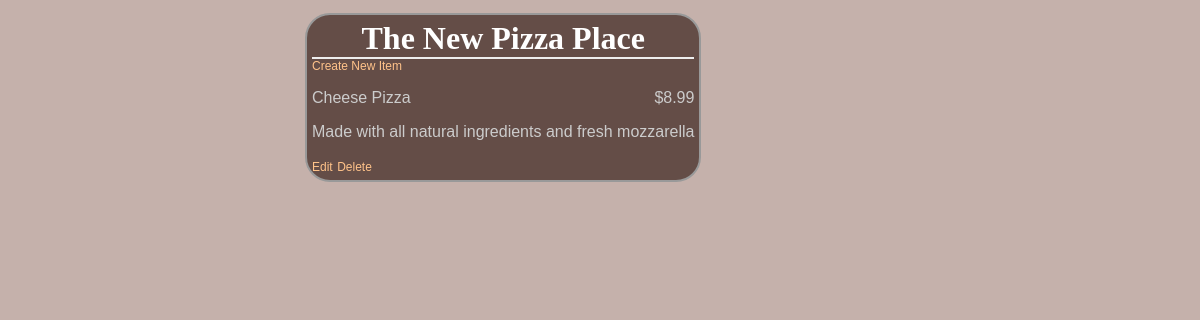
Screenshot of /restaurants/4/menu with the database file from the repository.
### database_setup.py (models this page shows, shortened)
class Restaurant(Base):
    __tablename__ = 'restaurant'
    name = Column(String(80), nullable=False)
    id = Column(Integer, primary_key=True)

class MenuItem(Base):
    __tablename__ = 'menu_item'
    name = Column(String(80), nullable=False)
    id = Column(Integer, primary_key=True)
    course = Column(String(250))
    description = Column(String(250))
    price = Column(String(8))
    restaurant_id = Column(Integer, ForeignKey('restaurant.id'))
    restaurant = relationship(Restaurant)

### project.py (the view)
@app.route('/')
@app.route('/restaurants/<int:restaurant_id>/menu')
def restaurantMenu(restaurant_id):
    print("restaurant_id:"+str(restaurant_id))
    restaurant = session.query(Restaurant).filter_by(
        id=restaurant_id).first()
    items = session.query(MenuItem).filter_by(restaurant_id=restaurant_id)
    return render_template("menu.html", restaurant=restaurant, items=items)

### templates/menu.html (shortened to what this page needs)
<html>
<head>
	<link rel=stylesheet type=text/css href="{{ url_for('static', filename='styles.css') }}">
	</head>
	<body>
	<div class = 'pane'>
		<div class = 'header'>
		<h1>{{ restaurant.name }}</h1>
	</div>
	<a href = '{{url_for('newMenuItem', restaurant_id = restaurant.id) }}'>Create New Item</a>
		{% for i in items %}
    <div class = 'nameAndPrice'>
		<span class = 'name'><p>{{i.name}}</p></span>
		<span class = 'price'>
		<p>{{i.price}} </p>
	</span>
	</div>
	<div class = 'description'>
		<p>{{i.description}}</p>
	</div>
	<div class = "editdeletepane">
	<a href='{{url_for('editMenuItem',restaurant_id = restaurant.id, menu_id=i.id)}}' >Edit</a>
	<a href='{{url_for('deleteMenuItem', restaurant_id = restaurant.id, menu_id=i.id)}}' >
	Delete</a>
	</div>
		{% endfor %}
</div>
	</body>
</html>

### static/styles.css (style rules this page uses)
body { font-family: sans-serif; background-color: #c5b1ab }
h1, h2, h3, h4 { color: #ffffff; }
h1, h2 { font-family: 'georgia', serif; margin: 0; }
h1 { border-bottom: 2px solid #eee; }
p, dd, dt { color: #cccccc; }
a { text-decoration: none; color: #ffc38a; font-size: .75em; }
.pane { position: absolute; left: 25%; border: 2px solid; border-radius: 25px; padding: 5px; margin: 5px; border-color: #999999; background-color: #523b35d7 }
.header { left: 50%; text-align: center; }
.name { width: 50%; display: inline-block; float: left; }
.price { text-align: right; width: 50%; float: right; }

### rows the page displays
Restaurant: name "The New Pizza Place"
MenuItem: name "Cheese Pizza", price "$8.99", description "Made with all natural ingredients and fresh mozzarella"
